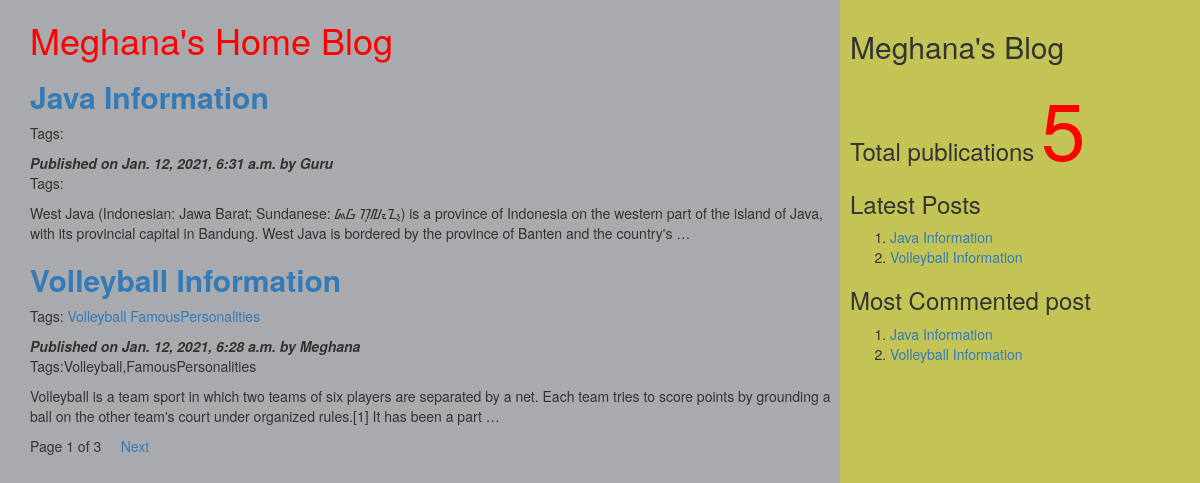
The page / on the database its author committed.
### myApp/models.py (models this page shows, shortened)
class Post(models.Model):
    tags=TaggableManager()
    STATUS_CHOICE=(('draft','Draft'),('published','Published'))
    title=models.CharField(max_length=200)
    slug=models.SlugField(max_length=50,unique_for_date='publish')
    author=models.ForeignKey(User,related_name='blog_posts',on_delete=models.CASCADE)
    body=models.TextField()
    publish=models.DateTimeField(default=timezone.now)
    created=models.DateTimeField(auto_now_add=True)
    updated=models.DateTimeField(auto_now=True)
    status=models.CharField(max_length=20,choices=STATUS_CHOICE,default='draft')
    objects=CustomManager()
    class Meta:
        ordering=('-publish',)      #single value end with ','
    def get_absolute_url(self):
        return reverse('post_detail',args=[self.publish.year,self.publish.strftime('%m'),self.publish.strftime('%d'),self.slug])

### myApp/views.py (the view)
# urls.py: url(r'^$',views.post_list_view),
def post_list_view(request,tag_slug=None):
    post_list=Post.objects.all()
    tag=None
    if tag_slug:
        tag=get_object_or_404(Tag,slug=tag_slug)    #provided slug
        post_list=post_list.filter(tags__in=[tag])
    paginator=Paginator(post_list,2)      #step1
    page_number=request.GET.get('page')   #step2
    try:
        post_list=paginator.page(page_number) #step2
    except PageNotAnInteger:
        post_list=paginator.page(1)          #step3
    except EmptyPage:
        post_list=paginator.page(paginator.num_pages)  #step4
    d={'post_list':post_list,'tag':tag}
    return render(request,'myApp/post_list.html',d)

### myApp/models.py (called while the page is built)
    def get_queryset(self):
        return super().get_queryset().filter(status='published')

### myApp/templatetags/mytags.py (called while the page is built)
@register.simple_tag  #using register variable we are accessing simple tag
def total_posts():
    return Post.objects.count()

@register.inclusion_tag('myApp/latest_post.html')
def show_latest_posts(count=3):
    latest_posts=Post.objects.order_by('-publish')[:count]
    return {'latest_posts':latest_posts}

@register.simple_tag
def get_most_commented_posts(count=2):
    return Post.objects.annotate(total_comments=Count('comments')).order_by('-total_comments')[:count]

### templates/myApp/post_list.html (shortened to what this page needs)
<html>
    {%extends 'myApp/parent.html'%}
        {%block content_block%}
        <h1 style="color:red">Meghana's Home Blog</h1>
        {%for post in post_list%}
        <a href="{{post.get_absolute_url}}"><h2><b>{{post.title}}</b></h2></a>
         <p>Tags:
              {%for t in post.tags.all%}
              <a href="{%url "post_list_by_tag_name" t.slug%}">{{t.name}}</a>
               {%endfor%}
          </p>
        <i><b>Published on {{post.publish}} by {{post.author|title}}</b></i>
        <p>Tags:{{post.tags.all|join:','}}</p>
        {{post.body|truncatewords:40|linebreaks}}
        {%endfor%}
        {%include 'myApp/pagination.html' with page=post_list%}
        {%endblock%}

### templates/myApp/parent.html (shortened to what this page needs)
<html>
{%load mytags%}
    <head>
        <link rel="stylesheet" href="https://maxcdn.bootstrapcdn.com/bootstrap/3.3.7/css/bootstrap.min.css">
    </head>
    <body>
        <div class="content" style="width:70%;float:left;background-color:a8aaad;height:300%;padding:0 0 0 30px">
            {%block content_block%}
            {%endblock%}
        </div>
        <div class="sidebar" style="width:30%;float:right;background-color:#c4c456;height:300%;padding:10px">
            <h2>Meghana's Blog</h2>
            <h3>Total publications
                <span style="color:red;font-size:80px">
                {%total_posts%} </span>
                <h3>Latest Posts</h3>
                {%show_latest_posts 2%}
                <h3>Most Commented post</h3>
                {%get_most_commented_posts as m%}
                <ol>
                    {%for post in m%}
                    <li><a href="{{post.get_absolute_url}}">{{post.title}}</li>
                    {%endfor%}
                </ol>
            </h3>
        </div>
    </body>
</html>

### templates/myApp/latest_post.html
<!DOCTYPE html>
<html lang="en" dir="ltr">
  <body>
    <ol>
    {%for post in latest_posts%}
    <li><a href="{{post.get_absolute_url}}">{{post.title}}</a></li>
    {%endfor%}
    </ol>
  </body>
</html>

### rows shown on the page
Post: title "Java Information", publish "Jan. 12, 2021, 6:31 a.m.", author "Guru", body "West Java (Indonesian: Jawa Barat; Sundanese: ᮏᮝ ᮊᮥᮜᮧᮔ᮪) is a province of Indonesia on the western part of the island of Java, with its provincial capital in Bandung. West Java is bordered by the province of Banten and the country's …"
Post: title "Volleyball Information", publish "Jan. 12, 2021, 6:28 a.m.", author "Meghana", tags.all "Volleyball,FamousPersonalities", body "Volleyball is a team sport in which two teams of six players are separated by a net. Each team tries to score points by grounding a ball on the other team's court under organized rules.[1] It has been a part …"
Tag: name "Volleyball"
Tag: name "FamousPersonalities"

### other values the page prints
{{ page.number }} "1"
{{ page.paginator.num_pages }} "3"
